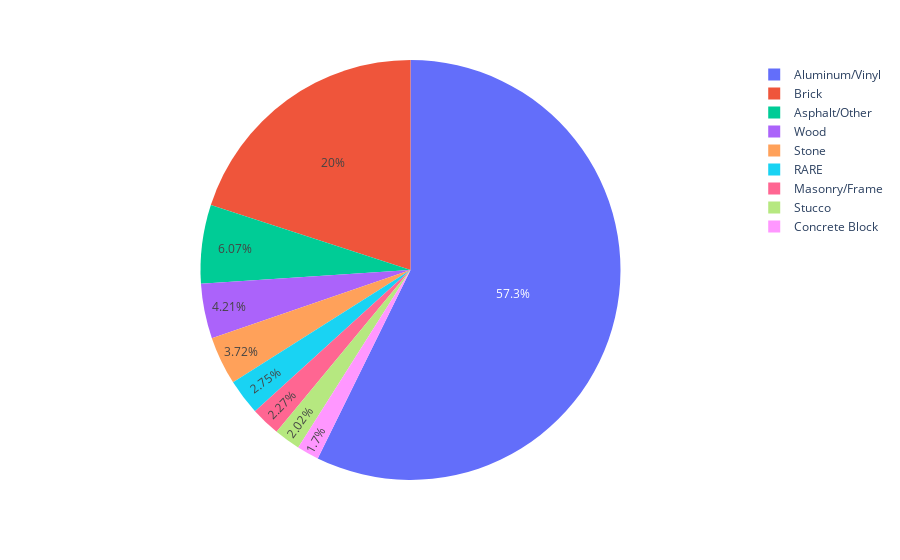

Source (notebook cell):
### Code cell
px.pie(names=df_extwall.index, values=df_extwall["PropertyID"])

### Figure 1 — Plotly figure (JSON) as saved in the notebook; plotly's stock layout.template omitted (floating-point values rounded to 4 significant figures)
{"data": [{"domain": {"x": [0, 1], "y": [0, 1]}, "hovertemplate": "label=%{label}<br>value=%{value}<extra></extra>", "labels": ["Aluminum/Vinyl", "Asphalt/Other", "Brick", "Concrete Block", "Masonry/Frame", "RARE", "Stone", "Stucco", "Wood"], "legendgroup": "", "name": "", "showlegend": true, "type": "pie", "values": [708, 75, 247, 21, 28, 34, 46, 25, 52]}], "layout": {"legend": {"tracegroupgap": 0}, "margin": {"t": 60}}}
